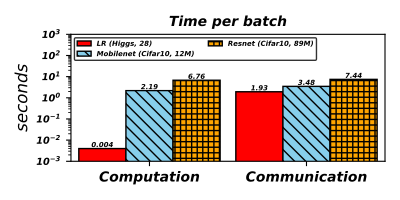

Here is the Python script that generated this plot:
import matplotlib
matplotlib.use('TkAgg')
import matplotlib.pyplot as plt

import numpy as np


#matplotlib.rcParams['font.family'] = "sans-serif"
#matplotlib.rcParams['font.sans-serif'] = "Comic Sans MS"
#matplotlib.rcParams['font.sans-serif'] = "Helvetica"
matplotlib.rcParams['font.style'] = "italic"
matplotlib.rcParams['font.weight'] = "bold"

matplotlib.rcParams['lines.linewidth'] = 3

#matplotlib.rcParams['axes.linewidth'] = 2
#matplotlib.rcParams['axes.edgecolor'] = 'Grey'
matplotlib.rcParams['axes.titlesize'] = 10
matplotlib.rcParams['figure.titleweight'] = 'bold'

matplotlib.rcParams['axes.labelsize'] = 12
matplotlib.rcParams['xtick.labelsize'] = 10
matplotlib.rcParams['ytick.labelsize'] = 7

#matplotlib.rcParams['hatch.linewidth'] = 0.1

matplotlib.rcParams['legend.fontsize'] = 5
matplotlib.rcParams['legend.edgecolor'] = 'Black'


hatches = ('', '\\\\\\', '+++', 'xxx', '///', '...', '', '*', 'o', '.', 'O')
colors = ['Red', 'Skyblue', 'Orange', 'LightGrey', 'MediumSlateBlue', 'Tomato', 'Palegreen', 'Azure']

# SketchML, Adam, ZipML, DGC, QSGD, TernGrad
methods = ['LR (Higgs, 28)', 'Mobilenet (Cifar10, 12M)', 'Resnet (Cifar10, 89M)']

N = 2
bar_width = 0.3
indexes = np.arange(N)

# computation, communication
lr = [0.004, 1.93]
mobile = [2.19, 3.48]
resnet = [6.76, 7.44]


def autolabel(rects, label):
    i = 0
    for rect in rects:
        plt.text(rect.get_x() + 0.5*rect.get_width(), 1.0*rect.get_height(), label[i], fontsize=5, ha='center', va='bottom')
        i = i + 1


plt.figure(figsize=(4, 2))

rec1 = plt.bar(indexes+0.2, lr, width=bar_width, color=colors[0], edgecolor="Black", linewidth=1, hatch=hatches[0], label=methods[0])
autolabel(rec1, lr)
rec2 = plt.bar(indexes+0.5, mobile, width=bar_width, color=colors[1], edgecolor="Black", linewidth=1, hatch=hatches[1], label=methods[1])
autolabel(rec2, mobile)
rec3 = plt.bar(indexes+0.8, resnet, width=bar_width, color=colors[2], edgecolor="Black", linewidth=1, hatch=hatches[2], label=methods[2])
autolabel(rec3, resnet)

plt.title("Time per batch", fontweight="bold")
plt.ylabel("seconds")
plt.xlim(0, N)
plt.yscale("log")
plt.ylim(0.001, 1000)
plt.xticks(indexes+0.5, ('Computation', 'Communication'))
plt.legend(bbox_to_anchor=(0, 1), loc=2, ncol=2, shadow=False)

plt.tight_layout()

plt.savefig("model_size.pdf")
#plt.show()
